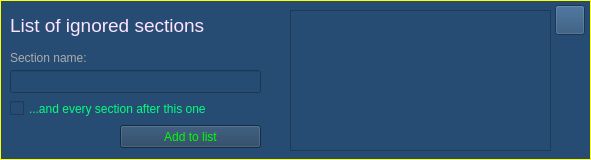
  <widget class="QFrame" name="frm_txt_ignore">
   <property name="geometry">
    <rect>
     <x>500</x>
     <y>410</y>
     <width>591</width>
     <height>160</height>
    </rect>
   </property>
   <property name="styleSheet">
    <string notr="true">color: rgb(255, 255, 0);
background-color: rgb(38, 76, 115);</string>
   </property>
   <property name="frameShape">
    <enum>QFrame::Box</enum>
   </property>
   <property name="frameShadow">
    <enum>QFrame::Plain</enum>
   </property>
   <property name="lineWidth">
    <number>1</number>
   </property>
   <widget class="QLabel" name="lbl_txt_ignore_title">
    <property name="geometry">
     <rect>
      <x>10</x>
      <y>10</y>
      <width>261</width>
      <height>31</height>
     </rect>
    </property>
    <property name="font">
     <font>
      <pointsize>14</pointsize>
     </font>
    </property>
    <property name="styleSheet">
     <string notr="true">color: rgb(255, 228, 255);</string>
    </property>
    <property name="text">
     <string>List of ignored sections</string>
    </property>
   </widget>
   <widget class="QLabel" name="lbl_txt_ignore_section">
    <property name="geometry">
     <rect>
      <x>10</x>
      <y>50</y>
      <width>141</width>
      <height>16</height>
     </rect>
    </property>
    <property name="styleSheet">
     <string notr="true">color: rgb(172, 172, 172);</string>
    </property>
    <property name="text">
     <string>Section name:</string>
    </property>
   </widget>
   <widget class="QLineEdit" name="txt_txt_ignore_section">
    <property name="geometry">
     <rect>
      <x>10</x>
      <y>70</y>
      <width>251</width>
      <height>23</height>
     </rect>
    </property>
    <property name="font">
     <font>
      <pointsize>10</pointsize>
     </font>
    </property>
    <property name="styleSheet">
     <string notr="true">QLineEdit:hover {background-color: rgb(48, 98, 147);}</string>
    </property>
   </widget>
   <widget class="QCheckBox" name="chk_txt_ignore_after">
    <property name="geometry">
     <rect>
      <x>10</x>
      <y>100</y>
      <width>251</width>
      <height>17</height>
     </rect>
    </property>
    <property name="styleSheet">
     <string notr="true">QCheckBox {color: rgb(0, 255, 127);} QCheckBox:hover {color: rgb(170, 255, 255);}</string>
    </property>
    <property name="text">
     <string>...and every section after this one</string>
    </property>
   </widget>
   <widget class="QPushButton" name="btn_txt_ignore_add">
    <property name="geometry">
     <rect>
      <x>120</x>
      <y>125</y>
      <width>141</width>
      <height>23</height>
     </rect>
    </property>
    <property name="styleSheet">
     <string notr="true">QPushButton {color: #00ff00; background-color: #1e3c5b;} QPushButton:hover {background-color: qlineargradient(spread:pad, x1:0, y1:0.00568182, x2:0.98, y2:0.982955, stop:0 rgb(38, 19, 255), stop:1 rgb(150, 207, 207));}</string>
    </property>
    <property name="text">
     <string>Add to list</string>
    </property>
   </widget>
   <widget class="QListWidget" name="lst_txt_ignore">
    <property name="geometry">
     <rect>
      <x>290</x>
      <y>10</y>
      <width>261</width>
      <height>141</height>
     </rect>
    </property>
    <property name="font">
     <font>
      <pointsize>12</pointsize>
     </font>
    </property>
   </widget>
   <widget class="QPushButton" name="btn_txt_ignore_close">
    <property name="geometry">
     <rect>
      <x>555</x>
      <y>5</y>
      <width>30</width>
      <height>30</height>
     </rect>
    </property>
    <property name="styleSheet">
     <string notr="true">QPushButton:hover {background-color: rgb(48, 96, 147);}</string>
    </property>
    <property name="text">
     <string/>
    </property>
    <property name="icon">
     <iconset>
      <normaloff>../images/close.png</normaloff>../images/close.png</iconset>
    </property>
    <property name="iconSize">
     <size>
      <width>25</width>
      <height>25</height>
     </size>
    </property>
    <property name="autoDefault">
     <bool>false</bool>
    </property>
    <property name="flat">
     <bool>false</bool>
    </property>
   </widget>
  </widget>
